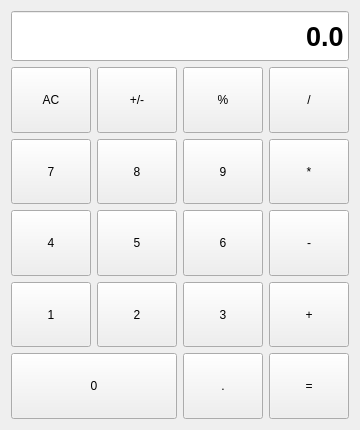
<?xml version="1.0" encoding="UTF-8"?>
<ui version="4.0">
 <class>Form</class>
 <widget class="QWidget" name="Form">
  <property name="geometry">
   <rect>
    <x>0</x>
    <y>0</y>
    <width>336</width>
    <height>430</height>
   </rect>
  </property>
  <property name="windowTitle">
   <string>Form</string>
  </property>
  <layout class="QGridLayout" name="gridLayout">
   <item row="4" column="2">
    <widget class="CaculatorBtn" name="pushButton_15">
     <property name="sizePolicy">
      <sizepolicy hsizetype="Minimum" vsizetype="Expanding">
       <horstretch>0</horstretch>
       <verstretch>0</verstretch>
      </sizepolicy>
     </property>
     <property name="text">
      <string>3</string>
     </property>
     <property name="checkable">
      <bool>true</bool>
     </property>
     <property name="autoExclusive">
      <bool>true</bool>
     </property>
     <property name="bg" stdset="0">
      <string>gray</string>
     </property>
     <property name="role" stdset="0">
      <string>num</string>
     </property>
    </widget>
   </item>
   <item row="4" column="3">
    <widget class="CaculatorBtn" name="pushButton_14">
     <property name="sizePolicy">
      <sizepolicy hsizetype="Minimum" vsizetype="Expanding">
       <horstretch>0</horstretch>
       <verstretch>0</verstretch>
      </sizepolicy>
     </property>
     <property name="text">
      <string>+</string>
     </property>
     <property name="checkable">
      <bool>true</bool>
     </property>
     <property name="autoExclusive">
      <bool>true</bool>
     </property>
     <property name="bg" stdset="0">
      <string>orange</string>
     </property>
     <property name="role" stdset="0">
      <string>operator</string>
     </property>
    </widget>
   </item>
   <item row="1" column="0">
    <widget class="CaculatorBtn" name="pushButton">
     <property name="sizePolicy">
      <sizepolicy hsizetype="Minimum" vsizetype="Expanding">
       <horstretch>0</horstretch>
       <verstretch>0</verstretch>
      </sizepolicy>
     </property>
     <property name="text">
      <string>AC</string>
     </property>
     <property name="checkable">
      <bool>true</bool>
     </property>
     <property name="autoExclusive">
      <bool>true</bool>
     </property>
     <property name="bg" stdset="0">
      <string>lightgray</string>
     </property>
     <property name="role" stdset="0">
      <string>clear</string>
     </property>
    </widget>
   </item>
   <item row="1" column="1">
    <widget class="CaculatorBtn" name="pushButton_4">
     <property name="sizePolicy">
      <sizepolicy hsizetype="Minimum" vsizetype="Expanding">
       <horstretch>0</horstretch>
       <verstretch>0</verstretch>
      </sizepolicy>
     </property>
     <property name="text">
      <string>+/-</string>
     </property>
     <property name="checkable">
      <bool>true</bool>
     </property>
     <property name="autoExclusive">
      <bool>true</bool>
     </property>
     <property name="bg" stdset="0">
      <string>lightgray</string>
     </property>
     <property name="role" stdset="0">
      <string>num</string>
     </property>
    </widget>
   </item>
   <item row="1" column="2">
    <widget class="CaculatorBtn" name="pushButton_3">
     <property name="sizePolicy">
      <sizepolicy hsizetype="Minimum" vsizetype="Expanding">
       <horstretch>0</horstretch>
       <verstretch>0</verstretch>
      </sizepolicy>
     </property>
     <property name="text">
      <string>%</string>
     </property>
     <property name="checkable">
      <bool>true</bool>
     </property>
     <property name="autoExclusive">
      <bool>true</bool>
     </property>
     <property name="bg" stdset="0">
      <string>lightgray</string>
     </property>
     <property name="role" stdset="0">
      <string>num</string>
     </property>
    </widget>
   </item>
   <item row="1" column="3">
    <widget class="CaculatorBtn" name="pushButton_2">
     <property name="sizePolicy">
      <sizepolicy hsizetype="Minimum" vsizetype="Expanding">
       <horstretch>0</horstretch>
       <verstretch>0</verstretch>
      </sizepolicy>
     </property>
     <property name="text">
      <string>/</string>
     </property>
     <property name="checkable">
      <bool>true</bool>
     </property>
     <property name="autoExclusive">
      <bool>true</bool>
     </property>
     <property name="bg" stdset="0">
      <string>orange</string>
     </property>
     <property name="role" stdset="0">
      <string>operator</string>
     </property>
    </widget>
   </item>
   <item row="2" column="0">
    <widget class="CaculatorBtn" name="pushButton_5">
     <property name="sizePolicy">
      <sizepolicy hsizetype="Minimum" vsizetype="Expanding">
       <horstretch>0</horstretch>
       <verstretch>0</verstretch>
      </sizepolicy>
     </property>
     <property name="text">
      <string>7</string>
     </property>
     <property name="checkable">
      <bool>true</bool>
     </property>
     <property name="autoExclusive">
      <bool>true</bool>
     </property>
     <property name="bg" stdset="0">
      <string>gray</string>
     </property>
     <property name="role" stdset="0">
      <string>num</string>
     </property>
    </widget>
   </item>
   <item row="5" column="3">
    <widget class="CaculatorBtn" name="pushButton_18">
     <property name="sizePolicy">
      <sizepolicy hsizetype="Minimum" vsizetype="Expanding">
       <horstretch>0</horstretch>
       <verstretch>0</verstretch>
      </sizepolicy>
     </property>
     <property name="text">
      <string>=</string>
     </property>
     <property name="checkable">
      <bool>true</bool>
     </property>
     <property name="autoExclusive">
      <bool>true</bool>
     </property>
     <property name="bg" stdset="0">
      <string>equal</string>
     </property>
     <property name="role" stdset="0">
      <string>caculate</string>
     </property>
    </widget>
   </item>
   <item row="5" column="0" colspan="2">
    <widget class="CaculatorBtn" name="pushButton_17">
     <property name="sizePolicy">
      <sizepolicy hsizetype="Minimum" vsizetype="Expanding">
       <horstretch>0</horstretch>
       <verstretch>0</verstretch>
      </sizepolicy>
     </property>
     <property name="text">
      <string>0</string>
     </property>
     <property name="checkable">
      <bool>true</bool>
     </property>
     <property name="autoExclusive">
      <bool>true</bool>
     </property>
     <property name="bg" stdset="0">
      <string>gray</string>
     </property>
     <property name="role" stdset="0">
      <string>num</string>
     </property>
    </widget>
   </item>
   <item row="5" column="2">
    <widget class="CaculatorBtn" name="pushButton_19">
     <property name="sizePolicy">
      <sizepolicy hsizetype="Minimum" vsizetype="Expanding">
       <horstretch>0</horstretch>
       <verstretch>0</verstretch>
      </sizepolicy>
     </property>
     <property name="text">
      <string>.</string>
     </property>
     <property name="checkable">
      <bool>true</bool>
     </property>
     <property name="autoExclusive">
      <bool>true</bool>
     </property>
     <property name="bg" stdset="0">
      <string>gray</string>
     </property>
     <property name="role" stdset="0">
      <string>num</string>
     </property>
    </widget>
   </item>
   <item row="4" column="0">
    <widget class="CaculatorBtn" name="pushButton_13">
     <property name="sizePolicy">
      <sizepolicy hsizetype="Minimum" vsizetype="Expanding">
       <horstretch>0</horstretch>
       <verstretch>0</verstretch>
      </sizepolicy>
     </property>
     <property name="text">
      <string>1</string>
     </property>
     <property name="checkable">
      <bool>true</bool>
     </property>
     <property name="autoExclusive">
      <bool>true</bool>
     </property>
     <property name="bg" stdset="0">
      <string>gray</string>
     </property>
     <property name="role" stdset="0">
      <string>num</string>
     </property>
    </widget>
   </item>
   <item row="4" column="1">
    <widget class="CaculatorBtn" name="pushButton_16">
     <property name="sizePolicy">
      <sizepolicy hsizetype="Minimum" vsizetype="Expanding">
       <horstretch>0</horstretch>
       <verstretch>0</verstretch>
      </sizepolicy>
     </property>
     <property name="text">
      <string>2</string>
     </property>
     <property name="checkable">
      <bool>true</bool>
     </property>
     <property name="autoExclusive">
      <bool>true</bool>
     </property>
     <property name="bg" stdset="0">
      <string>gray</string>
     </property>
     <property name="role" stdset="0">
      <string>num</string>
     </property>
    </widget>
   </item>
   <item row="3" column="2">
    <widget class="CaculatorBtn" name="pushButton_11">
     <property name="sizePolicy">
      <sizepolicy hsizetype="Minimum" vsizetype="Expanding">
       <horstretch>0</horstretch>
       <verstretch>0</verstretch>
      </sizepolicy>
     </property>
     <property name="text">
      <string>6</string>
     </property>
     <property name="checkable">
      <bool>true</bool>
     </property>
     <property name="autoExclusive">
      <bool>true</bool>
     </property>
     <property name="bg" stdset="0">
      <string>gray</string>
     </property>
     <property name="role" stdset="0">
      <string>num</string>
     </property>
    </widget>
   </item>
   <item row="3" column="3">
    <widget class="CaculatorBtn" name="pushButton_10">
     <property name="sizePolicy">
      <sizepolicy hsizetype="Minimum" vsizetype="Expanding">
       <horstretch>0</horstretch>
       <verstretch>0</verstretch>
      </sizepolicy>
     </property>
     <property name="text">
      <string>-</string>
     </property>
     <property name="checkable">
      <bool>true</bool>
     </property>
     <property name="autoExclusive">
      <bool>true</bool>
     </property>
     <property name="bg" stdset="0">
      <string>orange</string>
     </property>
     <property name="role" stdset="0">
      <string>operator</string>
     </property>
    </widget>
   </item>
   <item row="2" column="1">
    <widget class="CaculatorBtn" name="pushButton_8">
     <property name="sizePolicy">
      <sizepolicy hsizetype="Minimum" vsizetype="Expanding">
       <horstretch>0</horstretch>
       <verstretch>0</verstretch>
      </sizepolicy>
     </property>
     <property name="text">
      <string>8</string>
     </property>
     <property name="checkable">
      <bool>true</bool>
     </property>
     <property name="autoExclusive">
      <bool>true</bool>
     </property>
     <property name="bg" stdset="0">
      <string>gray</string>
     </property>
     <property name="role" stdset="0">
      <string>num</string>
     </property>
    </widget>
   </item>
   <item row="2" column="2">
    <widget class="CaculatorBtn" name="pushButton_7">
     <property name="sizePolicy">
      <sizepolicy hsizetype="Minimum" vsizetype="Expanding">
       <horstretch>0</horstretch>
       <verstretch>0</verstretch>
      </sizepolicy>
     </property>
     <property name="text">
      <string>9</string>
     </property>
     <property name="checkable">
      <bool>true</bool>
     </property>
     <property name="autoExclusive">
      <bool>true</bool>
     </property>
     <property name="bg" stdset="0">
      <string>gray</string>
     </property>
     <property name="role" stdset="0">
      <string>num</string>
     </property>
    </widget>
   </item>
   <item row="2" column="3">
    <widget class="CaculatorBtn" name="pushButton_6">
     <property name="sizePolicy">
      <sizepolicy hsizetype="Minimum" vsizetype="Expanding">
       <horstretch>0</horstretch>
       <verstretch>0</verstretch>
      </sizepolicy>
     </property>
     <property name="text">
      <string>*</string>
     </property>
     <property name="checkable">
      <bool>true</bool>
     </property>
     <property name="autoExclusive">
      <bool>true</bool>
     </property>
     <property name="bg" stdset="0">
      <string>orange</string>
     </property>
     <property name="role" stdset="0">
      <string>operator</string>
     </property>
    </widget>
   </item>
   <item row="3" column="0">
    <widget class="CaculatorBtn" name="pushButton_9">
     <property name="sizePolicy">
      <sizepolicy hsizetype="Minimum" vsizetype="Expanding">
       <horstretch>0</horstretch>
       <verstretch>0</verstretch>
      </sizepolicy>
     </property>
     <property name="text">
      <string>4</string>
     </property>
     <property name="checkable">
      <bool>true</bool>
     </property>
     <property name="autoExclusive">
      <bool>true</bool>
     </property>
     <property name="bg" stdset="0">
      <string>gray</string>
     </property>
     <property name="role" stdset="0">
      <string>num</string>
     </property>
    </widget>
   </item>
   <item row="3" column="1">
    <widget class="CaculatorBtn" name="pushButton_12">
     <property name="sizePolicy">
      <sizepolicy hsizetype="Minimum" vsizetype="Expanding">
       <horstretch>0</horstretch>
       <verstretch>0</verstretch>
      </sizepolicy>
     </property>
     <property name="text">
      <string>5</string>
     </property>
     <property name="checkable">
      <bool>true</bool>
     </property>
     <property name="autoExclusive">
      <bool>true</bool>
     </property>
     <property name="bg" stdset="0">
      <string>gray</string>
     </property>
     <property name="role" stdset="0">
      <string>num</string>
     </property>
    </widget>
   </item>
   <item row="0" column="0" colspan="4">
    <widget class="QLineEdit" name="lineEdit">
     <property name="minimumSize">
      <size>
       <width>0</width>
       <height>50</height>
      </size>
     </property>
     <property name="font">
      <font>
       <pointsize>20</pointsize>
       <weight>75</weight>
       <bold>true</bold>
      </font>
     </property>
     <property name="text">
      <string>0.0</string>
     </property>
     <property name="alignment">
      <set>Qt::AlignRight|Qt::AlignTrailing|Qt::AlignVCenter</set>
     </property>
     <property name="readOnly">
      <bool>true</bool>
     </property>
    </widget>
   </item>
  </layout>
 </widget>
 <customwidgets>
  <customwidget>
   <class>CaculatorBtn</class>
   <extends>QPushButton</extends>
   <header>Caculator_Btn</header>
   <slots>
    <signal>key_pressed()</signal>
   </slots>
  </customwidget>
 </customwidgets>
 <resources/>
 <connections>
  <connection>
   <sender>pushButton</sender>
   <signal>key_pressed()</signal>
   <receiver>Form</receiver>
   <slot>get_key()</slot>
   <hints>
    <hint type="sourcelabel">
     <x>25</x>
     <y>98</y>
    </hint>
    <hint type="destinationlabel">
     <x>-106</x>
     <y>75</y>
    </hint>
   </hints>
  </connection>
  <connection>
   <sender>pushButton_4</sender>
   <signal>key_pressed()</signal>
   <receiver>Form</receiver>
   <slot>get_key()</slot>
   <hints>
    <hint type="sourcelabel">
     <x>148</x>
     <y>96</y>
    </hint>
    <hint type="destinationlabel">
     <x>-221</x>
     <y>156</y>
    </hint>
   </hints>
  </connection>
  <connection>
   <sender>pushButton_3</sender>
   <signal>key_pressed()</signal>
   <receiver>Form</receiver>
   <slot>get_key()</slot>
   <hints>
    <hint type="sourcelabel">
     <x>192</x>
     <y>99</y>
    </hint>
    <hint type="destinationlabel">
     <x>-185</x>
     <y>176</y>
    </hint>
   </hints>
  </connection>
  <connection>
   <sender>pushButton_2</sender>
   <signal>key_pressed()</signal>
   <receiver>Form</receiver>
   <slot>get_key()</slot>
   <hints>
    <hint type="sourcelabel">
     <x>274</x>
     <y>112</y>
    </hint>
    <hint type="destinationlabel">
     <x>-176</x>
     <y>139</y>
    </hint>
   </hints>
  </connection>
  <connection>
   <sender>pushButton_5</sender>
   <signal>key_pressed()</signal>
   <receiver>Form</receiver>
   <slot>get_key()</slot>
   <hints>
    <hint type="sourcelabel">
     <x>56</x>
     <y>191</y>
    </hint>
    <hint type="destinationlabel">
     <x>-254</x>
     <y>214</y>
    </hint>
   </hints>
  </connection>
  <connection>
   <sender>pushButton_8</sender>
   <signal>key_pressed()</signal>
   <receiver>Form</receiver>
   <slot>get_key()</slot>
   <hints>
    <hint type="sourcelabel">
     <x>144</x>
     <y>181</y>
    </hint>
    <hint type="destinationlabel">
     <x>-230</x>
     <y>195</y>
    </hint>
   </hints>
  </connection>
  <connection>
   <sender>pushButton_7</sender>
   <signal>key_pressed()</signal>
   <receiver>Form</receiver>
   <slot>get_key()</slot>
   <hints>
    <hint type="sourcelabel">
     <x>195</x>
     <y>185</y>
    </hint>
    <hint type="destinationlabel">
     <x>-121</x>
     <y>189</y>
    </hint>
   </hints>
  </connection>
  <connection>
   <sender>pushButton_6</sender>
   <signal>key_pressed()</signal>
   <receiver>Form</receiver>
   <slot>get_key()</slot>
   <hints>
    <hint type="sourcelabel">
     <x>282</x>
     <y>182</y>
    </hint>
    <hint type="destinationlabel">
     <x>455</x>
     <y>182</y>
    </hint>
   </hints>
  </connection>
  <connection>
   <sender>pushButton_9</sender>
   <signal>key_pressed()</signal>
   <receiver>Form</receiver>
   <slot>get_key()</slot>
   <hints>
    <hint type="sourcelabel">
     <x>50</x>
     <y>263</y>
    </hint>
    <hint type="destinationlabel">
     <x>-120</x>
     <y>263</y>
    </hint>
   </hints>
  </connection>
  <connection>
   <sender>pushButton_12</sender>
   <signal>key_pressed()</signal>
   <receiver>Form</receiver>
   <slot>get_key()</slot>
   <hints>
    <hint type="sourcelabel">
     <x>107</x>
     <y>246</y>
    </hint>
    <hint type="destinationlabel">
     <x>-108</x>
     <y>256</y>
    </hint>
   </hints>
  </connection>
  <connection>
   <sender>pushButton_11</sender>
   <signal>key_pressed()</signal>
   <receiver>Form</receiver>
   <slot>get_key()</slot>
   <hints>
    <hint type="sourcelabel">
     <x>212</x>
     <y>251</y>
    </hint>
    <hint type="destinationlabel">
     <x>-218</x>
     <y>247</y>
    </hint>
   </hints>
  </connection>
  <connection>
   <sender>pushButton_10</sender>
   <signal>key_pressed()</signal>
   <receiver>Form</receiver>
   <slot>get_key()</slot>
   <hints>
    <hint type="sourcelabel">
     <x>283</x>
     <y>254</y>
    </hint>
    <hint type="destinationlabel">
     <x>403</x>
     <y>254</y>
    </hint>
   </hints>
  </connection>
  <connection>
   <sender>pushButton_13</sender>
   <signal>key_pressed()</signal>
   <receiver>Form</receiver>
   <slot>get_key()</slot>
   <hints>
    <hint type="sourcelabel">
     <x>46</x>
     <y>328</y>
    </hint>
    <hint type="destinationlabel">
     <x>-112</x>
     <y>336</y>
    </hint>
   </hints>
  </connection>
  <connection>
   <sender>pushButton_16</sender>
   <signal>key_pressed()</signal>
   <receiver>Form</receiver>
   <slot>get_key()</slot>
   <hints>
    <hint type="sourcelabel">
     <x>121</x>
     <y>316</y>
    </hint>
    <hint type="destinationlabel">
     <x>-95</x>
     <y>323</y>
    </hint>
   </hints>
  </connection>
  <connection>
   <sender>pushButton_15</sender>
   <signal>key_pressed()</signal>
   <receiver>Form</receiver>
   <slot>get_key()</slot>
   <hints>
    <hint type="sourcelabel">
     <x>208</x>
     <y>324</y>
    </hint>
    <hint type="destinationlabel">
     <x>-228</x>
     <y>291</y>
    </hint>
   </hints>
  </connection>
  <connection>
   <sender>pushButton_14</sender>
   <signal>key_pressed()</signal>
   <receiver>Form</receiver>
   <slot>get_key()</slot>
   <hints>
    <hint type="sourcelabel">
     <x>303</x>
     <y>315</y>
    </hint>
    <hint type="destinationlabel">
     <x>402</x>
     <y>310</y>
    </hint>
   </hints>
  </connection>
  <connection>
   <sender>pushButton_17</sender>
   <signal>key_pressed()</signal>
   <receiver>Form</receiver>
   <slot>get_key()</slot>
   <hints>
    <hint type="sourcelabel">
     <x>58</x>
     <y>389</y>
    </hint>
    <hint type="destinationlabel">
     <x>-138</x>
     <y>386</y>
    </hint>
   </hints>
  </connection>
  <connection>
   <sender>pushButton_19</sender>
   <signal>key_pressed()</signal>
   <receiver>Form</receiver>
   <slot>get_key()</slot>
   <hints>
    <hint type="sourcelabel">
     <x>204</x>
     <y>402</y>
    </hint>
    <hint type="destinationlabel">
     <x>-142</x>
     <y>378</y>
    </hint>
   </hints>
  </connection>
  <connection>
   <sender>pushButton_18</sender>
   <signal>key_pressed()</signal>
   <receiver>Form</receiver>
   <slot>get_key()</slot>
   <hints>
    <hint type="sourcelabel">
     <x>291</x>
     <y>400</y>
    </hint>
    <hint type="destinationlabel">
     <x>420</x>
     <y>391</y>
    </hint>
   </hints>
  </connection>
 </connections>
 <slots>
  <slot>get_key()</slot>
 </slots>
</ui>
